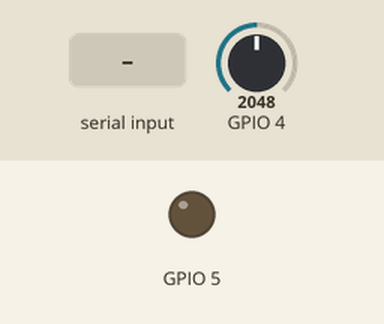
Simulated run of this program. Board: ESP32-S3. On the bench: output pins drawn as LEDs (lit = HIGH). The inputs (shaded band) are chosen by the test bench; at power-on: GPIO 4 = 2048 (analog values on the 0–4095 scale). What the program prints to the serial monitor is not drawn.

Above: at 1.3 s.
1.4 s: GPIO 4 set to 2866
2.9 s: GPIO 4 set to 2047
4.5 s: "?" received over Serial
6.0 s: "h" received over Serial
Timing chart, 0 to 8.5 s (numbered marks = the images above; inputs shaded):
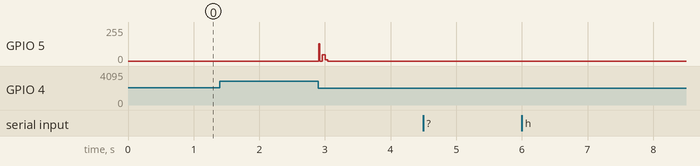

The program:

main.cpp
```cpp
// Arc Bow — Hardware Gate 01 bench firmware (MKE-K01 or ESP32-S3-DevKitC-1).
// Hall draw sensing -> DRAW_START / DRAW_READY / FIRE over USB serial, plus one coded
// 38 kHz IR packet per FIRE for the impact armour. No library beyond the Arduino core.
//
// Bench commands (one character over serial, ignored by the Unity bridge):
//   ?  print ATLAS_PROP_INFO with device id, pins, rest level and thresholds
//   h  toggle ATLAS_HALL lines (10 Hz raw reading) for placing the magnet
//   r  re-measure the rest level (string must be at rest)
// Text lines never start with '{', so JSON consumers skip them.
#include <Arduino.h>

namespace Pins {
constexpr uint8_t HallAnalog = 4;  // ADC1; KY-024 AO, metered <= 3.3 V before connecting
constexpr uint8_t IrTx = 5;        // 2N2222 base through 1 kOhm, never the IR LED directly
}

namespace Tuning {
constexpr uint16_t DrawStartCounts = 150;  // |reading - rest| that starts a draw
constexpr uint16_t DrawReadyCounts = 600;  // deviation that arms a shot
constexpr uint32_t SampleMs = 2;
constexpr uint32_t RefireLockMs = 250;     // no second FIRE from one release bounce
constexpr uint32_t CarrierHz = 38000;
constexpr uint8_t ShooterAddress = 0xA1;   // packet address byte: Atlas bow #1
}

enum class Draw { Rest, Drawing, Ready };

Draw draw = Draw::Rest;
int restLevel = 0;
uint32_t sequenceNumber = 0;
uint8_t shotId = 0;
uint32_t lastFireAt = 0;
uint32_t lastSampleAt = 0;
bool hallMonitor = false;
uint32_t lastMonitorAt = 0;
int lastRaw = 0;

void emit(const char *action, uint32_t now, int deviation) {
  Serial.printf(
      "{\"v\":1,\"deviceId\":\"archer-bow-01\",\"role\":\"ARCHER\",\"seq\":%lu,"
      "\"type\":\"PLAYER_INTENT\",\"action\":\"%s\",\"shot\":%u,\"hall\":%d,\"atMs\":%lu}\n",
      static_cast<unsigned long>(++sequenceNumber), action, shotId, deviation,
      static_cast<unsigned long>(now));
}

void setStatus(uint8_t red, uint8_t green, uint8_t blue) {
#ifdef RGB_BUILTIN
  rgbLedWrite(RGB_BUILTIN, red, green, blue);
#endif
}

// NEC-style frame: 9 ms mark + 4.5 ms space, then address, ~address, shot, ~shot (LSB
// first; 562 us mark, 562/1687 us space), then a closing mark. ~68 ms, blocking by design.
void mark(uint32_t us) {
  ledcWrite(Pins::IrTx, 128);
  delayMicroseconds(us);
}

void space(uint32_t us) {
  ledcWrite(Pins::IrTx, 0);
  delayMicroseconds(us);
}

void sendPacket(uint8_t address, uint8_t command) {
  const uint8_t bytes[4] = {address, static_cast<uint8_t>(~address), command, static_cast<uint8_t>(~command)};
  mark(9000);
  space(4500);
  for (uint8_t value : bytes) {
    for (uint8_t bit = 0; bit < 8; bit++) {
      mark(562);
      space((value >> bit) & 1 ? 1687 : 562);
    }
  }
  mark(562);
  space(0);
}

const char *drawName() {
  return draw == Draw::Rest ? "rest" : draw == Draw::Drawing ? "drawing" : "ready";
}

// banner = "ATLAS_PROP_READY" at boot; "ATLAS_PROP_INFO" on request, so the bridge does not
// mistake a bench query for a reboot.
void printIdentity(const char *banner) {
  Serial.printf("%s v1 archer-bow-01 hall=%u ir=%u hallRest=%d start=%u ready=%u\n", banner, Pins::HallAnalog,
                Pins::IrTx, restLevel, Tuning::DrawStartCounts, Tuning::DrawReadyCounts);
}

int measureRest() {
  long sum = 0;
  for (int i = 0; i < 64; i++) {
    sum += analogRead(Pins::HallAnalog);
    delay(2);
  }
  return static_cast<int>(sum / 64);
}

void handleCommand(char command) {
  switch (command) {
    case '?':
      printIdentity("ATLAS_PROP_INFO");
      break;
    case 'h':
      hallMonitor = !hallMonitor;
      Serial.printf("ATLAS_HALL_MONITOR %s\n", hallMonitor ? "on" : "off");
      break;
    case 'r':
      if (draw != Draw::Rest) {
        Serial.print("ATLAS_HALL_REST busy: release the string first\n");
        break;
      }
      restLevel = measureRest();
      printIdentity("ATLAS_PROP_INFO");
      break;
    default:
      break;
  }
}

void setup() {
  Serial.begin(115200);
  ledcAttach(Pins::IrTx, Tuning::CarrierHz, 8);  // Arduino-ESP32 core 3.x pin-based LEDC
  ledcWrite(Pins::IrTx, 0);
  analogReadResolution(12);

  // Calibrate the undrawn rest level; the string must be at rest during boot.
  restLevel = measureRest();
  setStatus(0, 0, 12);
  printIdentity("ATLAS_PROP_READY");
}

void loop() {
  while (Serial.available() > 0) handleCommand(static_cast<char>(Serial.read()));

  const uint32_t now = millis();
  if (now - lastSampleAt < Tuning::SampleMs) return;
  lastSampleAt = now;

  lastRaw = analogRead(Pins::HallAnalog);
  const int deviation = abs(lastRaw - restLevel);
  if (hallMonitor && now - lastMonitorAt >= 100) {
    lastMonitorAt = now;
    Serial.printf("ATLAS_HALL raw=%d rest=%d dev=%d state=%s\n", lastRaw, restLevel, deviation, drawName());
  }
  switch (draw) {
    case Draw::Rest:
      if (deviation >= Tuning::DrawStartCounts) {
        draw = Draw::Drawing;
        emit("DRAW_START", now, deviation);
        setStatus(12, 8, 0);
      }
      break;
    case Draw::Drawing:
      if (deviation >= Tuning::DrawReadyCounts) {
        draw = Draw::Ready;
        emit("DRAW_READY", now, deviation);
        setStatus(30, 18, 0);
      } else if (deviation < Tuning::DrawStartCounts) {
        draw = Draw::Rest;  // let down before READY: no shot
        setStatus(0, 0, 12);
      }
      break;
    case Draw::Ready:
      if (deviation < Tuning::DrawStartCounts) {
        draw = Draw::Rest;
        if (now - lastFireAt >= Tuning::RefireLockMs) {
          lastFireAt = now;
          shotId = shotId == 255 ? 1 : shotId + 1;
          emit("FIRE", now, deviation);
          setStatus(0, 30, 30);
          sendPacket(Tuning::ShooterAddress, shotId);
          setStatus(0, 0, 12);
        }
      }
      break;
  }
}
```

Measured:
- after the input at 1.4 s, every drawn part: stays the same
- after the input at 4.5 s, every drawn part: stays the same
- after the input at 6.0 s, every drawn part: stays the same
